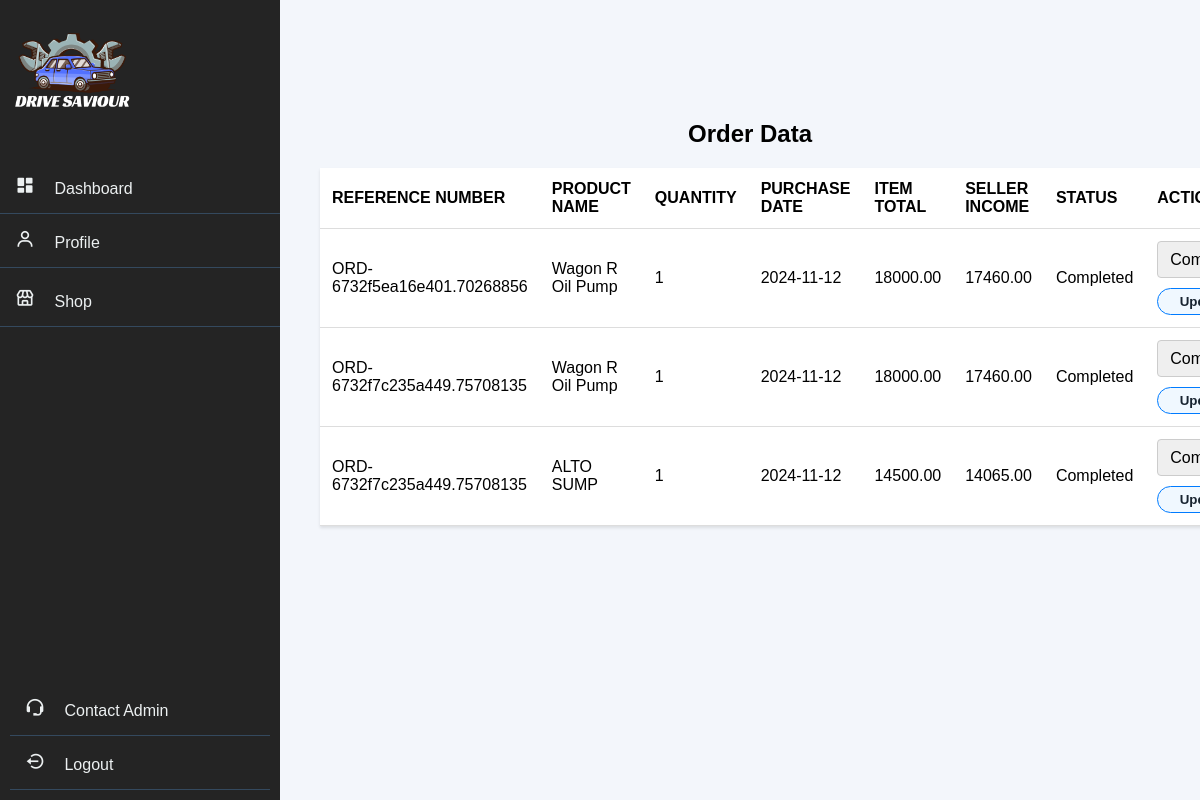
Before: /shop_owner/order/orders.php (signed in) with the older database file.
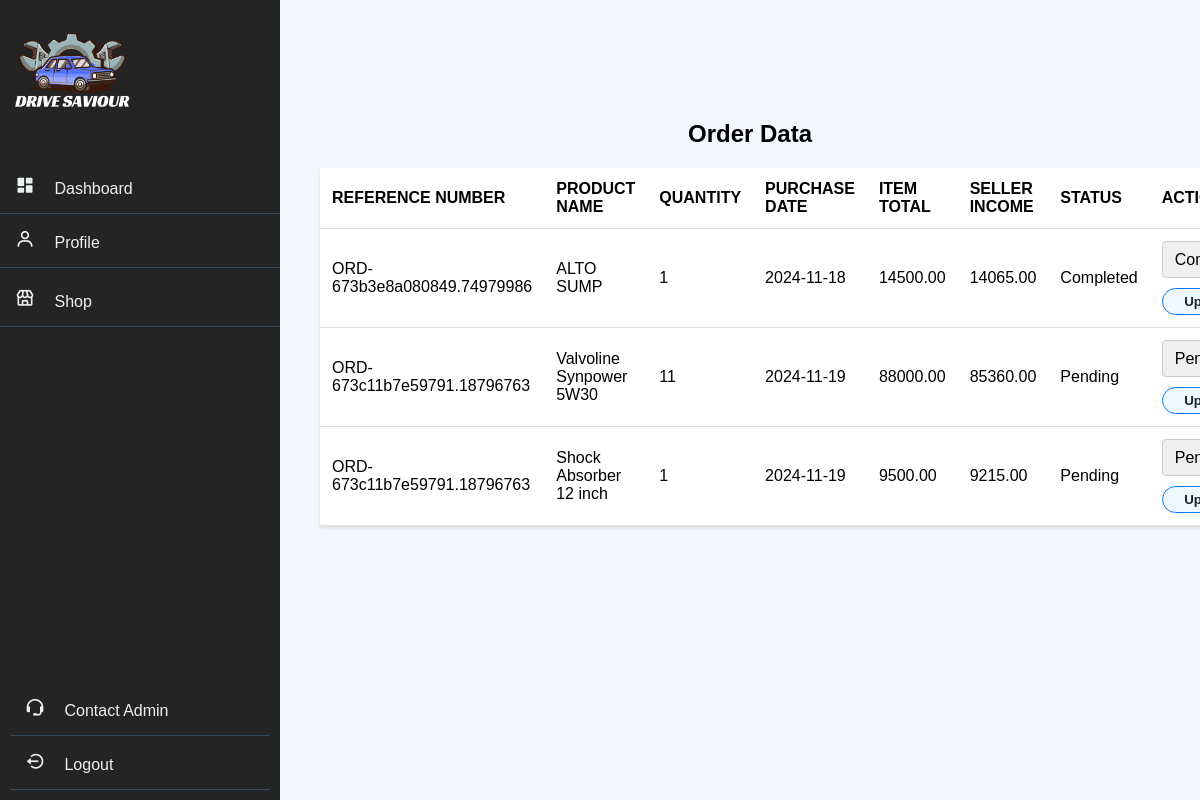
After: the same page with the newer database file.
### tables this page shows
CREATE TABLE `orders` (
  `id` int(11) NOT NULL,
  `reference_number` varchar(255) DEFAULT NULL,
  `product_id` int(150) NOT NULL,
  `quantity` int(11) NOT NULL,
  `purchase_date` date NOT NULL,
  `item_total` decimal(10,2) DEFAULT NULL,
  `total_price` decimal(10,2) NOT NULL,
  `discount` decimal(10,2) DEFAULT NULL,
  `seller_income` decimal(10,2) NOT NULL,
  `commission` decimal(10,2) NOT NULL,
  `email` varchar(150) NOT NULL,
  `status` enum('Pending','Completed','Cancelled') DEFAULT 'Pending',
  `payment_status` varchar(255) DEFAULT 'Pending',
  `paid_date` date DEFAULT NULL
);

CREATE TABLE `products` (
  `id` int(11) NOT NULL,
  `shop_id` int(11) DEFAULT NULL,
  `cat_id` int(11) DEFAULT NULL,
  `product_name` varchar(255) NOT NULL,
  `image_url` varchar(255) DEFAULT NULL,
  `quantity_available` int(11) NOT NULL,
  `price` decimal(10,2) NOT NULL
);

### shop_owner/order/orders.php (the view, shortened to what this page needs)
<?php
require '../navbar/nav.php';
require '../../connection.php';
$loggedInOwnerEmail = $_SESSION['email'];
$orders_data = [];
try {
    $stmt_orders = $conn->prepare("SELECT o.*, p.product_name, p.shop_id, s.shop_name, 'orders' AS source
                                   FROM orders o
                                   JOIN products p ON o.product_id = p.id
                                   JOIN shops s ON p.shop_id = s.id
                                   WHERE s.ownerEmail = ?");
    $stmt_orders->bind_param("s", $loggedInOwnerEmail);
    $stmt_orders->execute();
    $result_orders = $stmt_orders->get_result();
    while ($row = $result_orders->fetch_assoc()) {
        $orders_data[] = $row;
    }
} catch (Exception $e) {
    echo "Error: " . $e->getMessage();
    exit();
}
?>
<!DOCTYPE html>
<html lang="en">
<head>
    <link rel="stylesheet" href="style.css">
    <link rel="stylesheet" href="../navbar/style.css">
</head>
<body>
    <div class="main_container">
        <h2 class="title">Order Data</h2>
        <table class="table">
            <thead>
                <tr>
                    <th>Reference Number</th>
                    <th>Product Name</th>
                    <th>Quantity</th>
                    <th>Purchase Date</th>
                    <th>Item Total</th>
                    <th>Seller Income</th>
                    <th>Status</th>
                    <th>Action</th>
                </tr>
            </thead>
            <tbody>
                <?php if (!empty($orders_data)): ?>
                    <?php foreach ($orders_data as $order): ?>
                        <tr>
                            <td data-cell="Reference Number"><?php echo htmlspecialchars($order['reference_number']); ?></td>
                            <td data-cell="Product Name"><?php echo htmlspecialchars($order['product_name']); ?></td>
                            <td data-cell="Quantity"><?php echo htmlspecialchars($order['quantity']); ?></td>
                            <td data-cell="Purchase Date"><?php echo htmlspecialchars($order['purchase_date']); ?></td>
                            <td data-cell="Item Total"><?php echo htmlspecialchars($order['item_total']); ?></td>
                            <td data-cell="Seller Income"><?php echo htmlspecialchars($order['seller_income']); ?></td>
                            <td data-cell="Status"><?php echo htmlspecialchars($order['status']); ?></td>
                            <td class="manage-btn">
                                <form action="" method="POST">
                                    <select name="status">
                                        <option value="Pending" <?php echo $order['status'] == 'Pending' ? 'selected' : ''; ?>>Pending</option>
                                        <option value="Completed" <?php echo $order['status'] == 'Completed' ? 'selected' : ''; ?>>Completed</option>
                                    </select>
                                    <button class="view-link" type="submit">Update</button>
                                </form>
                            </td>
                        </tr>
                    <?php endforeach; ?>
                <?php else: ?>
                    <tr>
                        <td colspan="10" class="alert alert-danger">No orders found for your shop.</td>
                    </tr>
                <?php endif; ?>
            </tbody>
        </table>
    </div>
</body>
</html>

Changed rows visible on the page:
removed orders: reference_number "ORD-6732f5ea16e401.70268856", product.product_name "Wagon R Oil Pump", quantity "1", purchase_date "2024-11-12", item_total "18000.00", seller_income "17460.00", status "Completed"
removed orders: reference_number "ORD-6732f7c235a449.75708135", product.product_name "Wagon R Oil Pump", quantity "1", purchase_date "2024-11-12", item_total "18000.00", seller_income "17460.00", status "Completed"
removed orders: reference_number "ORD-6732f7c235a449.75708135", product.product_name "ALTO SUMP", quantity "1", purchase_date "2024-11-12", item_total "14500.00", seller_income "14065.00", status "Completed"
added orders: reference_number "ORD-673b3e8a080849.74979986", product.product_name "ALTO SUMP", quantity "1", purchase_date "2024-11-18", item_total "14500.00", seller_income "14065.00", status "Completed"
added orders: reference_number "ORD-673c11b7e59791.18796763", product.product_name "Valvoline Synpower 5W30", quantity "11", purchase_date "2024-11-19", item_total "88000.00", seller_income "85360.00", status "Pending"
added orders: reference_number "ORD-673c11b7e59791.18796763", product.product_name "Shock Absorber 12 inch", quantity "1", purchase_date "2024-11-19", item_total "9500.00", seller_income "9215.00", status "Pending"
